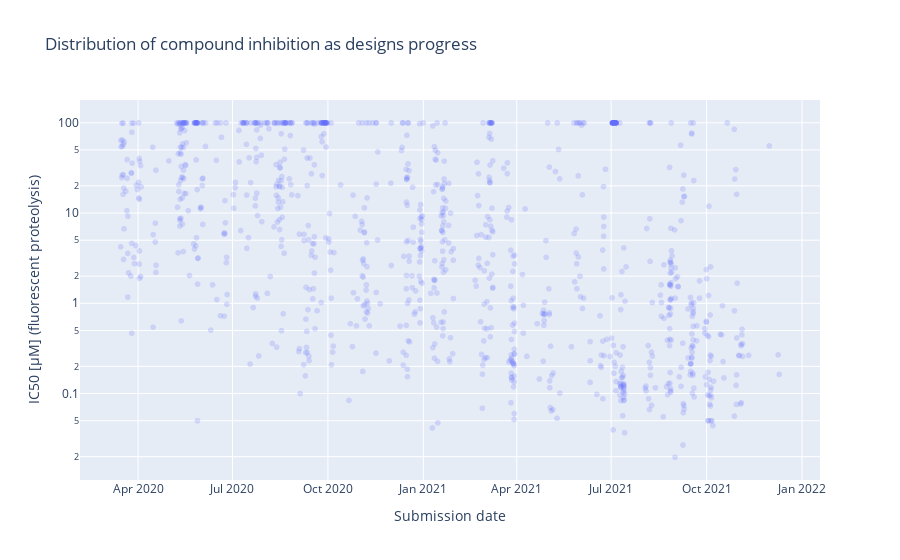

Write notebook code for a chart like this one.
### Code cell
import random
import plotly.express as px

wobble = 48 # hours
dated['wobbled_submitted_date'] = dated.submitted_date.apply(lambda v: v + pd.Timedelta(seconds=60*60*random.uniform(-wobble, wobble)) )

fig = px.scatter(dated,
                   x='wobbled_submitted_date',
                   y='IC50',
                   title='Distribution of compound inhibition as designs progress',
                   log_y=True)
fig.update_traces(opacity=0.20)
fig.update_layout(xaxis=dict(title='Submission date'),
                  yaxis=dict(title='IC50 [µM] (fluorescent proteolysis)')
                 )
fig

### Figure 1 — Plotly figure (JSON) as saved in the notebook; plotly's stock layout.template omitted (floating-point values rounded to 4 significant figures; data arrays with more than 128 entries replaced by an {"elided": "..."} marker saying what was removed)
{"data": [{"hovertemplate": "wobbled_submitted_date=%{x}<br>IC50=%{y}<extra></extra>", "legendgroup": "", "marker": {"color": "#636efa", "symbol": "circle"}, "mode": "markers", "name": "", "opacity": 0.2, "showlegend": false, "type": "scattergl", "x": {"elided": "1048 str values"}, "xaxis": "x", "y": {"elided": "1048 float values"}, "yaxis": "y"}], "layout": {"autosize": true, "legend": {"tracegroupgap": 0}, "title": {"text": "Distribution of compound inhibition as designs progress"}, "xaxis": {"anchor": "y", "autorange": true, "domain": [0, 1], "range": ["2020-02-05 14:43:54.1099", "2022-01-17 16:56:13.3516"], "title": {"text": "Submission date"}, "type": "date"}, "yaxis": {"anchor": "x", "autorange": true, "domain": [0, 1], "range": [-2.006, 2.3], "title": {"text": "IC50 [µM] (fluorescent proteolysis)"}, "type": "log"}}}
